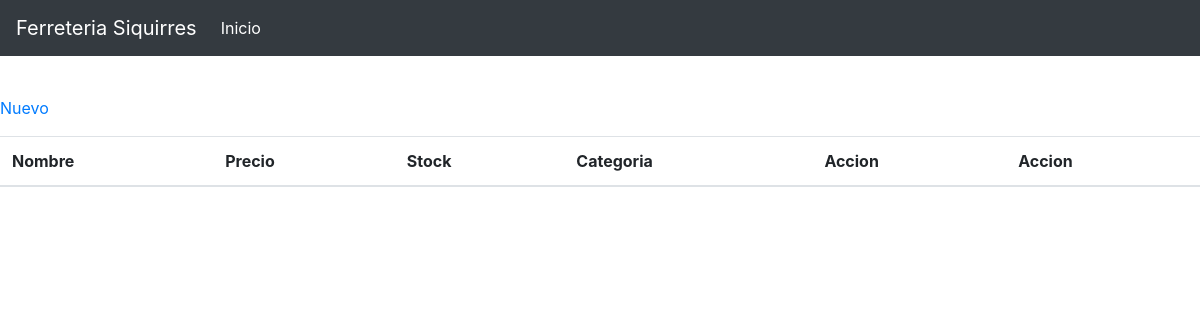
Before: /indexProductos.php with the older database file.
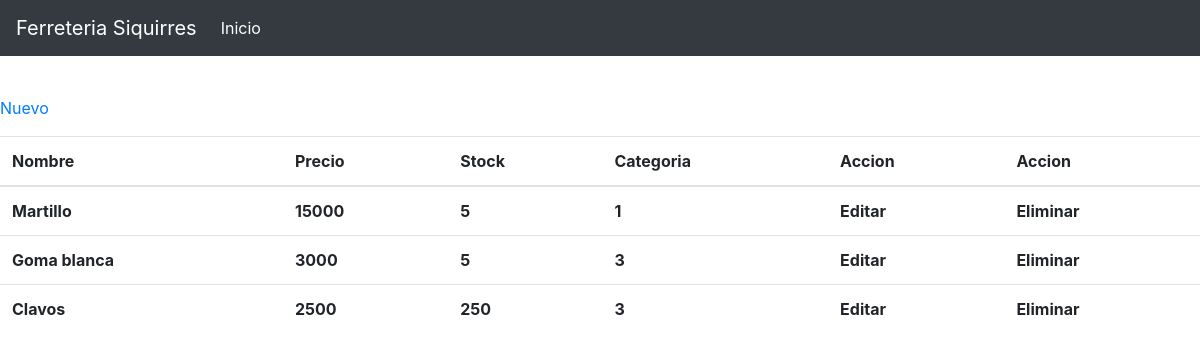
After: the same page with the newer database file.
### tables this page shows
CREATE TABLE `producto` (
  `Id_Producto` int(10) UNSIGNED NOT NULL,
  `descripcion_Prod` varchar(255) NOT NULL,
  `Precio` float NOT NULL,
  `cant_Producto` int(11) NOT NULL,
  `categoria_Id` int(10) UNSIGNED NOT NULL
);

### Entity.php (called while the page is built, shortened)
<?php
abstract class Entity
{
    public function __construct($request = [])
    {
        $this->database = new mysqli('database', 'lamp', 'lamp', 'lamp');
    }
}

### producto.php (called while the page is built, shortened)
<?php
class producto extends Entity
{
    protected function init(): void {
        $query = <<<SQL
CREATE TABLE IF NOT EXISTS producto  (
  Id_Producto int(10) UNSIGNED AUTO_INCREMENT PRIMARY KEY,
  descripcion_Prod varchar(255) NOT NULL,
  Precio float NOT NULL,
  cant_Producto int(11) NOT NULL,
  categoria_Id int(10) UNSIGNED NOT NULL
)
SQL;
    }
    public function findAll(): array {
        $query = 'SELECT Id_Producto, descripcion_Prod, Precio, cant_Producto, categoria_Id FROM producto';
        $result = $this->database->query($query);
        $records = [];
        while ($item = $result->fetch_object()) {
            $records[] = $item;
        }
        return $records;
    }
}

### indexProductos.php (the view, shortened to what this page needs)
<?php
$producto = new producto();
?>
<!DOCTYPE html>
<html lang="en">
<link rel="stylesheet" href="https://stackpath.bootstrapcdn.com/bootstrap/4.4.1/css/bootstrap.min.css">
<head>
</head>
<br>
<br>
<br>
<br>
<div class="form-group">
<a href="/FormularioProductos.php">Nuevo</a>
</div >
<body>
<?php include("Funciones/menuindex.php")?>
<table class="table">
<thead>
<tr>
      <th scope="col">Nombre</th>
      <th scope="col">Precio</th>
      <th scope="col">Stock</th>
      <th scope="col">Categoria</th>
      <th scope="col">Accion</th>
      <th scope="col">Accion</th>
    </tr>
</thead>
<?php foreach ($producto->findAll() as $item): ?>
<tr>
    <th><?php echo $item->descripcion_Prod?></th>
    <th><?php echo $item->Precio?></th>
    <th><?php echo $item->cant_Producto ?></th>
    <th><?php echo $item->categoria_Id?></th>
    <th >Editar</th>
   <th>Eliminar</th>
  </tr>
<?php endforeach; ?>
</table>
</body>
</html>

### Funciones/menuindex.php (shortened to what this page needs)
<nav class="navbar navbar-expand-md navbar-dark bg-dark fixed-top">
  <a class="navbar-brand" href="#">Ferreteria Siquirres</a>
  <div class="collapse navbar-collapse" id="navbarsExampleDefault">
    <ul class="navbar-nav mr-auto">
      <li class="nav-item active">
        <a class="nav-link" href="../index.php">Inicio <span class="sr-only">(current)</span></a>
      </li>
        </div>
</nav>

Changed rows visible on the page:
added producto: descripcion_Prod "Martillo", Precio "15000", cant_Producto "5", categoria_Id "1"
added producto: descripcion_Prod "Goma blanca", Precio "3000", cant_Producto "5", categoria_Id "3"
added producto: descripcion_Prod "Clavos", Precio "2500", cant_Producto "250", categoria_Id "3"
